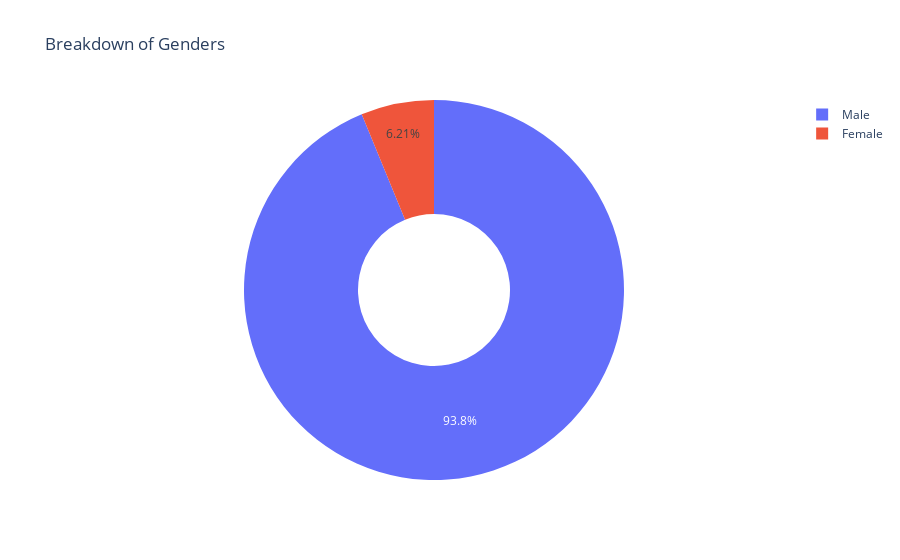

The notebook cell this image was saved under:
### Code cell
fig = px.pie(gender_breakdown, names=gender_breakdown.index, values=gender_breakdown.values, labels={
             'index': 'Gender', 'values':'No_of_Prizewinners'}, hole=0.4, title='Breakdown of Genders')
fig.show()

### Figure 1 — Plotly figure (JSON) as saved in the notebook; plotly's stock layout.template omitted (floating-point values rounded to 4 significant figures)
{"data": [{"domain": {"x": [0, 1], "y": [0, 1]}, "hole": 0.4, "hovertemplate": "Gender=%{label}<br>No_of_Prizewinners=%{value}<extra></extra>", "labels": ["Male", "Female"], "legendgroup": "", "name": "", "showlegend": true, "type": "pie", "values": [876, 58]}], "layout": {"legend": {"tracegroupgap": 0}, "title": {"text": "Breakdown of Genders"}}}
